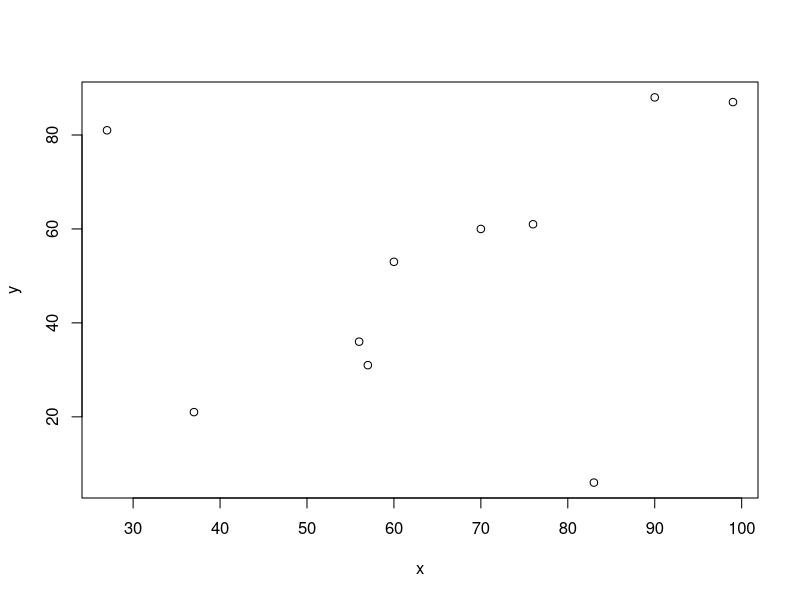

Source code (R):
## ---- chunk 1
1 + 1
## ---- chunk 2
#| echo: false
2 * 2
## ---- chunk 3

sample (1:100, size = 10)
## ---- chunk 4
x <- sample (1:100, size = 10)

## ---- chunk 5
y <- sample (1:100, size = 10)


## ---- chunk 6
myData <- data.frame(x,y)

## ---- chunk 7

plot(myData)
